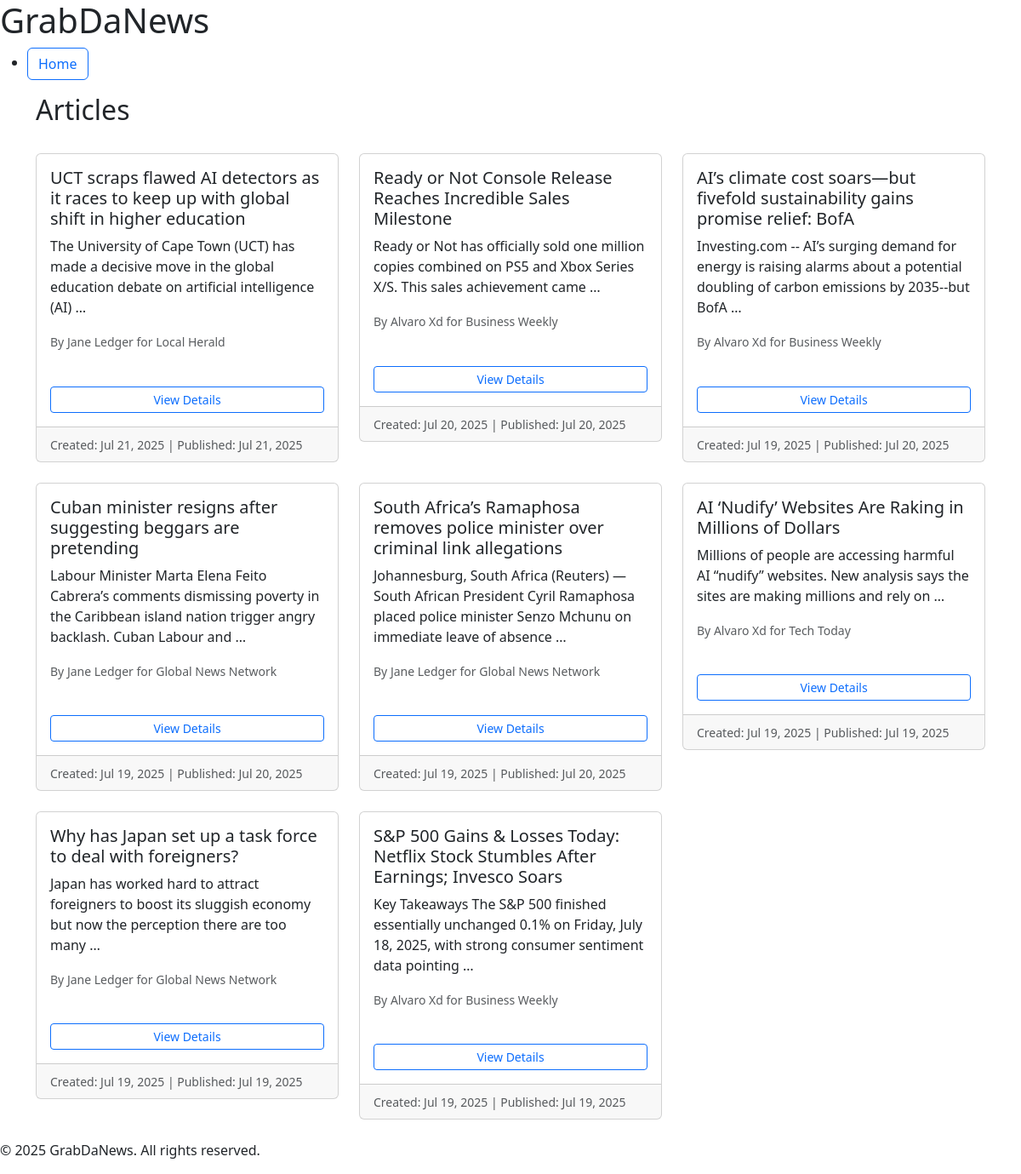
The app's page /articles/ with its own data.
### news/models.py (models this page shows, shortened)
class Article(models.Model):
    STATUS_CHOICES = [
        ('submitted', 'Submitted for Review'),
        ('approved', 'Approved'),
        ('rejected', 'Rejected'),
    ]
    title = models.CharField(max_length=200)
    content = models.TextField()
    author = models.ForeignKey(
        CustomUser,
        on_delete=models.CASCADE,
        limit_choices_to={'role': 'journalist'},
        related_name='authored_articles'
    )
    publisher = models.ForeignKey(
        Publisher,
        on_delete=models.CASCADE,
        related_name='articles',
        null=True,
        blank=True
    )
    status = models.CharField(
        max_length=20,
        choices=STATUS_CHOICES,
        default='submitted'
    )
    approved_by = models.ForeignKey(
        CustomUser,
        on_delete=models.SET_NULL,
        null=True,
        blank=True,
        limit_choices_to={'role': 'editor'},
        related_name='approved_articles'
    )
    published_at = models.DateTimeField(null=True, blank=True)
    created_at = models.DateTimeField(auto_now_add=True)
    updated_at = models.DateTimeField(auto_now=True)
    class Meta:
        ordering = ['-created_at']
        permissions = [
            ('can_approve_article', 'Can approve articles'),
            ('can_publish_article', 'Can publish articles'),
        ]

class CustomUser(AbstractUser):
    ROLE_CHOICES = [
        ('reader', 'Reader'),
        ('editor', 'Editor'),
        ('journalist', 'Journalist'),
    ]
    role = models.CharField(
        max_length=20,
        choices=ROLE_CHOICES,
        default='reader'
    )
    subscribed_publishers = models.ManyToManyField(
        Publisher,
        blank=True,
        related_name='subscribers'
    )
    subscribed_journalists = models.ManyToManyField(
        'self',
        blank=True,
        symmetrical=False,
        limit_choices_to={'role': 'journalist'},
        related_name='journalist_subscribers'
    )
    publishers = models.ManyToManyField(
        Publisher,
        blank=True,
        related_name='staff_members'
    )
    class Meta:
        ordering = ['username']

class Publisher(models.Model):
    name = models.CharField(max_length=200, unique=True)
    description = models.TextField(blank=True)
    class Meta:
        ordering = ['name']

### news/views.py (the view, shortened to what this page needs)
# urls.py: path('articles/', ArticleListAPIView.as_view(), name='article_list'),
def article_list(request):
    if not request.user.is_authenticated:
        articles = Article.objects.filter(status='approved')
    paginator = Paginator(articles, 10)  # Show 10 articles per page
    page_number = request.GET.get('page')
    page_obj = paginator.get_page(page_number)
    context = {
        'page_obj': page_obj,
        'articles': page_obj,
        'user_role': (request.user.role if request.user.is_authenticated
                      else None)
    }
    return render(request, 'news/article_list.html', context)

### news/templates/news/article_list.html (shortened to what this page needs)
{% extends 'base.html' %}
{% block content %}
<div class="container">
  <div class="d-flex justify-content-between align-items-center mb-4">
    <h2>Articles</h2>
  </div>
  {% if articles %}
    <div class="row">
      {% for article in articles %}
        <div class="col-md-6 col-lg-4 mb-4">
          <div class="card">
            <div class="card-body">
              <h5 class="card-title">{{ article.title }}</h5>
              <p class="card-text">{{ article.content|truncatewords:20 }}</p>
              <div class="mb-2">
                <small class="text-muted">
                  By {{ article.author.get_full_name|default:article.author.username }}
                  {% if article.publisher %} for {{ article.publisher.name }} {% endif %}
                </small>
              </div>
              <div class="mb-2">
                <span class="badge {% if article.status == 'approved' %}badge-success {% elif article.status == 'rejected' %}badge-danger {% else %}badge-warning{% endif %}">
                </span>
              </div>
              <div class="btn-group-vertical w-100">
                <a href="{% url 'article_detail' article.id %}" class="btn btn-outline-primary btn-sm">
                  View Details
                </a>
              </div>
            </div>
            <div class="card-footer">
              <small class="text-muted">
                Created: {{ article.created_at|date:"M d, Y" }}
                {% if article.published_at %} | Published: {{ article.published_at|date:"M d, Y" }} {% endif %}
              </small>
            </div>
          </div>
        </div>
      {% endfor %}
    </div>
  {% endif %}
</div>
{% endblock %}

### records on screen
Article: title "UCT scraps flawed AI detectors as it races to keep up with global shift in higher education", content "The University of Cape Town (UCT) has made a decisive move in the global education debate on artificial intelligence (AI) …", author.get_full_name "Jane Ledger", publisher.name "Local Herald", created_at "Jul 21, 2025", published_at "Jul 21, 2025"
Article: title "Ready or Not Console Release Reaches Incredible Sales Milestone", content "Ready or Not has officially sold one million copies combined on PS5 and Xbox Series X/S. This sales achievement came …", author.get_full_name "Alvaro Xd", publisher.name "Business Weekly", created_at "Jul 20, 2025", published_at "Jul 20, 2025"
Article: title "AI’s climate cost soars—but fivefold sustainability gains promise relief: BofA", content "Investing.com -- AI’s surging demand for energy is raising alarms about a potential doubling of carbon emissions by 2035--but BofA …", author.get_full_name "Alvaro Xd", publisher.name "Business Weekly", created_at "Jul 19, 2025", published_at "Jul 20, 2025"
Article: title "Cuban minister resigns after suggesting beggars are pretending", content "Labour Minister Marta Elena Feito Cabrera’s comments dismissing poverty in the Caribbean island nation trigger angry backlash. Cuban Labour and …", author.get_full_name "Jane Ledger", publisher.name "Global News Network", created_at "Jul 19, 2025", published_at "Jul 20, 2025"
Article: title "South Africa’s Ramaphosa removes police minister over criminal link allegations", content "Johannesburg, South Africa (Reuters) — South African President Cyril Ramaphosa placed police minister Senzo Mchunu on immediate leave of absence …", author.get_full_name "Jane Ledger", publisher.name "Global News Network", created_at "Jul 19, 2025", published_at "Jul 20, 2025"
Article: title "AI ‘Nudify’ Websites Are Raking in Millions of Dollars", content "Millions of people are accessing harmful AI “nudify” websites. New analysis says the sites are making millions and rely on …", author.get_full_name "Alvaro Xd", publisher.name "Tech Today", created_at "Jul 19, 2025", published_at "Jul 19, 2025"
Article: title "Why has Japan set up a task force to deal with foreigners?", content "Japan has worked hard to attract foreigners to boost its sluggish economy but now the perception there are too many …", author.get_full_name "Jane Ledger", publisher.name "Global News Network", created_at "Jul 19, 2025", published_at "Jul 19, 2025"
Article: title "S&P 500 Gains & Losses Today: Netflix Stock Stumbles After Earnings; Invesco Soars", content "Key Takeaways The S&P 500 finished essentially unchanged 0.1% on Friday, July 18, 2025, with strong consumer sentiment data pointing …", author.get_full_name "Alvaro Xd", publisher.name "Business Weekly", created_at "Jul 19, 2025", published_at "Jul 19, 2025"
